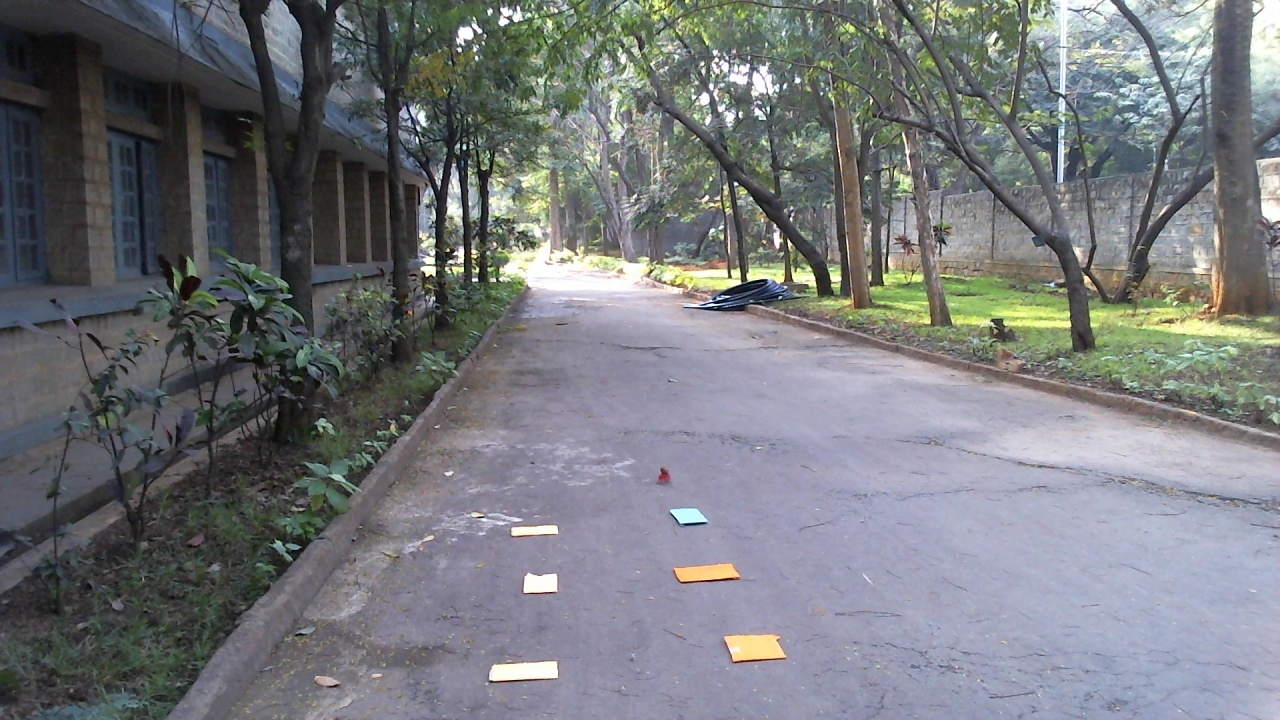
#> input picture course_lablets/week2/homography/frame.jpg, 1280 x 720 px
$ python test_for_homography.py
#> lines starting #> are read from the running program, lines starting #| are printed output that depends on the picture; after the words box and inside, x2 and y2 are one past the last pixel; in counts of white or black regions, pixels touching at a corner belong together
import numpy as np
import matplotlib.pyplot as plt
import cv2 as cv
from math import sqrt
img=cv.imread('frame.jpg')
#> img is the input picture: shape (720, 1280, 3); mean B, G, R 123.4, 120.1, 117.5

def draw_grid(img,points,color):

#> called with points = array of shape (6, 2), color = (0, 0, 255)
	for i in range(len(points)):

		img = cv.circle(img, (int(points[i][0]),int(points[i][1])), radius=5, color=color, thickness=1)
#> img: shape (720, 1280, 3); mean B, G, R 123.4, 120, 117.5

	for i in range(len(points)):
		if i==0 or i==1 or i==3 or i==4:
			img=cv.line(img,(int(points[i][0]),int(points[i][1])),(int(points[i+1][0]),int(points[i+1][1])),color,thickness=1)

		if i==0 or i==1 or i==2:
			img=cv.line(img,(int(points[i][0]),int(points[i][1])),(int(points[i+3][0]),int(points[i+3][1])),color,thickness=1)
#> this loop made 6 passes
#> pass 2, in draw_grid, `img=cv.line(img,(int(points[i][0]),int(points[i][1])),(int(points[i+3]..`:
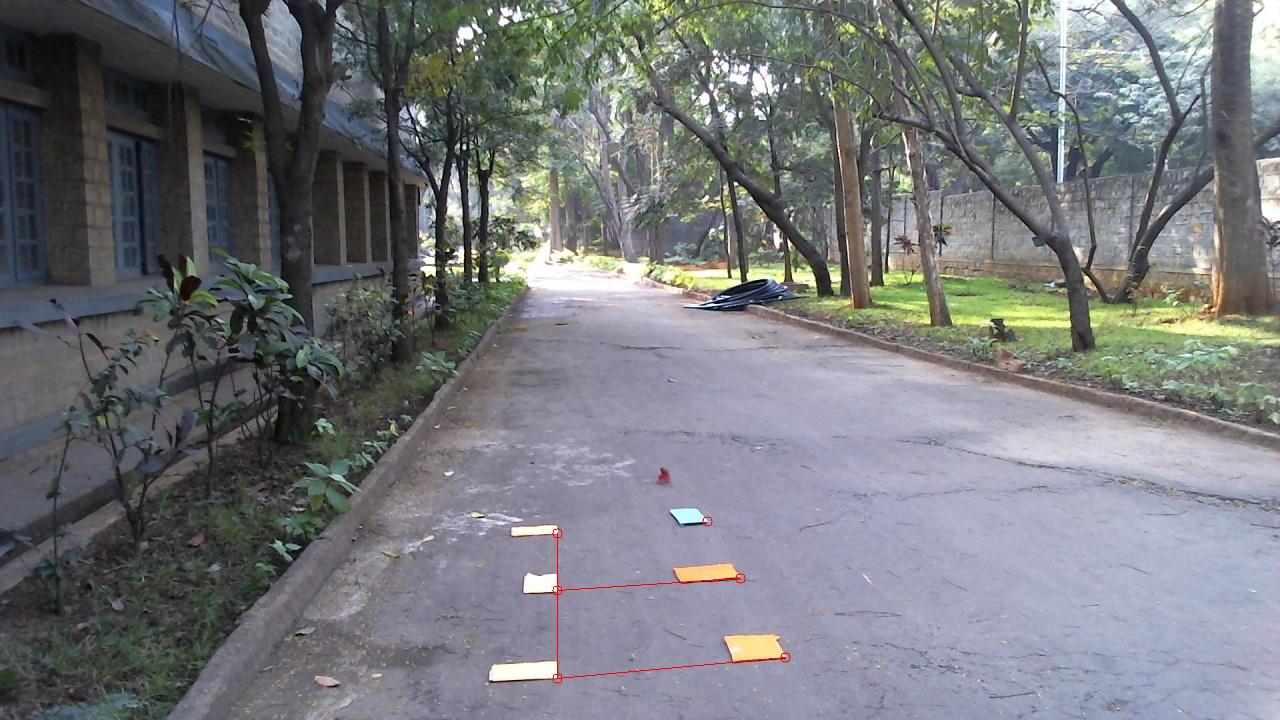
#> img: shape (720, 1280, 3); mean B, G, R 123.3, 120, 117.5
#> after the loop: img: shape (720, 1280, 3); 0.03% of pixels changed, all inside (x1, y1, x2, y2) = (558, 521, 785, 657)
	return img

def reproject(homo_matrix,src_pts):
	regenerated_pts=[]
	for i in src_pts:
		point=[]

		test_point=np.array([[i[0]],[i[1]],[1]])
		reprojected=np.matmul(homo_matrix,test_point)
		reprojected=reprojected/reprojected[2]
		x2=reprojected[0][0]
		y2=reprojected[1][0]

		point.append(x2)
		point.append(y2)
		regenerated_pts.append(np.array(point))


	regenerated_pts=np.array(regenerated_pts)
	regenerated_pts=np.float32(regenerated_pts)
	return regenerated_pts

def mouse_handler(event, x, y, flags, data) :

    if event == cv.EVENT_LBUTTONDOWN :
        cv.circle(data['im'], (x,y),3, (0,0,255), 5, 16);
        cv.imshow("Image", data['im']);
        if len(data['points']) < 4 :
            data['points'].append([x,y])

def get_two_points(im):

    # Set up data to send to mouse handler
    data = {}
    data['im'] = im.copy()
    data['points'] = []

    #Set the callback function for any mouse event
    cv.imshow("Image",im)
    cv.setMouseCallback("Image", mouse_handler, data)
    cv.waitKey(0)

    # Convert array to np.array
    points = np.vstack(data['points']).astype(float)

    return points


dest_pts=np.array([
      [ 557, 678 ],
      [ 557, 590 ],
      [ 557, 533 ],
      [ 785, 657 ],
	  [ 740, 578 ],
	  [ 707, 521 ]
    ])

src_pts=np.array([
      [ 415, 0],
      [ 515, 0],
      [ 615, 0],
      [ 415 , -100],
	  [ 515, -100],
	  [ 615, -100]
    ])


homography_matrix, status = cv.findHomography(src_pts, dest_pts)

img=draw_grid(img,dest_pts,(0,0,255))

regenerated_pts=reproject(homography_matrix,src_pts)
print(regenerated_pts)

print(dest_pts)
img=draw_grid(img,regenerated_pts,(0,255,0))
#> call 2 of draw_grid, with points = array of shape (6, 2), color = (0, 255, 0)
#> after the loop in draw_grid (call 2), `for i in range(len(points)):`: img: shape (720, 1280, 3); mean B, G, R 123.2, 119.9, 117.5
#> the loop in draw_grid (call 2), `for i in range(len(points)):` made 6 passes
#> pass 1, in draw_grid (call 2), `img=cv.line(img,(int(points[i][0]),int(points[i][1])),(int(points[i+3]..`:
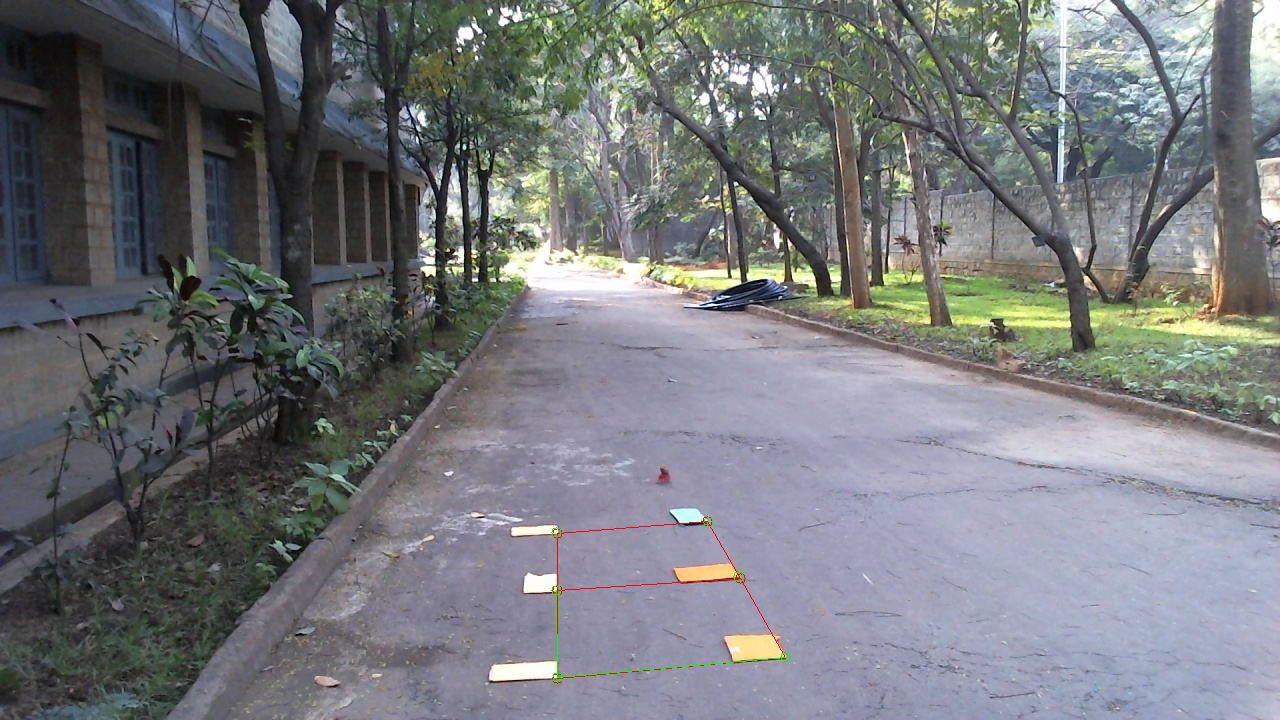
#> img: shape (720, 1280, 3); mean B, G, R 123.2, 120, 117.5
#> after the loop in draw_grid (call 2), `for i in range(len(points)):`:
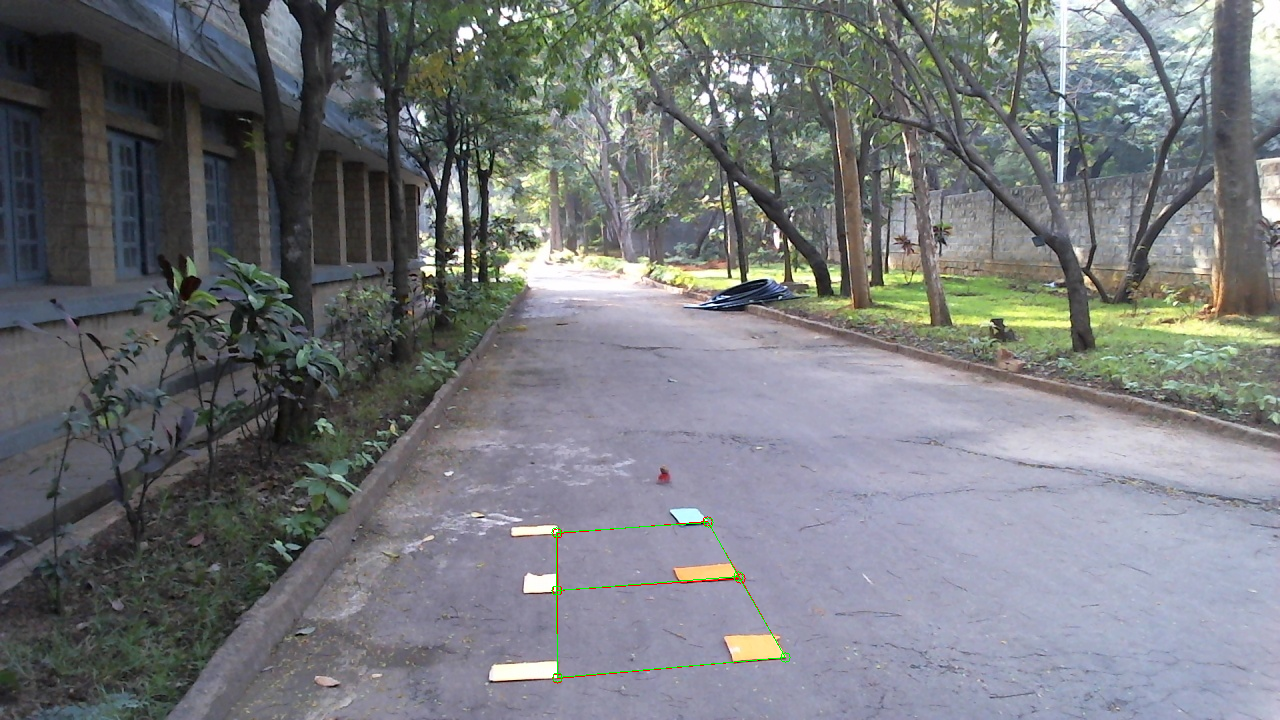
#> img: shape (720, 1280, 3); mean B, G, R 123.1, 120.1, 117.4


#Calculating distance of road
homography_matrix_inv=np.linalg.inv(homography_matrix)

# distance_points=np.array([[400,490],
# 	        			  [1150,420]])
#> (the run stopped early here; a loop or call above may not have finished)
